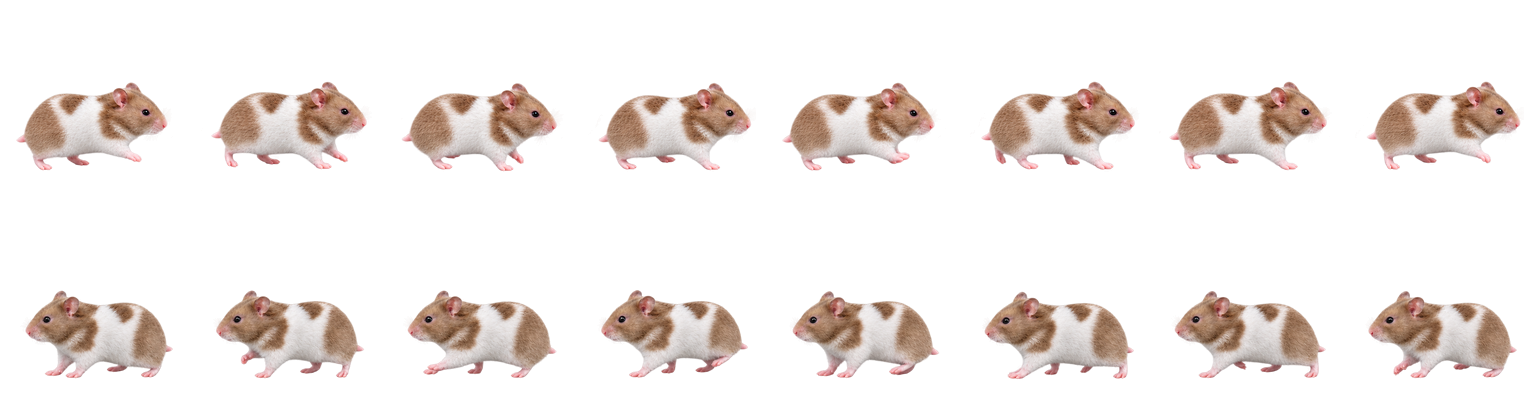
#> input picture pet-art/walk-rollback-20261023/source/previous-walk-rows.png, 1536 x 416 px; its folder holds only this picture in this run
$ python register_sprite_frames.py --input-dir ../pet-art/walk-rollback-20261023/source --output-dir out --baseline 5
#> lines starting #> are read from the running program, lines starting #| are printed output that depends on the picture
#!/usr/bin/env python3
"""Normalize transparent sprite frames to one size and ground baseline.

This utility only scales and repositions already-generated artwork.  It does not
draw or synthesize pixels, which keeps repaired animation rows deterministic.
"""

from __future__ import annotations

import argparse
import json
from pathlib import Path

from PIL import Image


def parse_args() -> argparse.Namespace:
    parser = argparse.ArgumentParser()
    parser.add_argument("--input-dir", type=Path, required=True)
    parser.add_argument("--output-dir", type=Path, required=True)
    parser.add_argument("--baseline", type=int, required=True,
                        help="Inclusive y coordinate for the bottom opaque pixel.")
    parser.add_argument("--max-width", type=int, default=192)
    parser.add_argument("--max-height", type=int, default=208)
    parser.add_argument("--canvas-width", type=int, default=192)
    parser.add_argument("--canvas-height", type=int, default=208)
    parser.add_argument(
        "--scale-y",
        type=float,
        default=1.0,
        help="Optional vertical-only multiplier applied after uniform fit; 1.0 means no change.",
    )
    parser.add_argument(
        "--target-height",
        type=int,
        default=None,
        help=(
            "Optional explicit sprite height after uniform fit, before vertical centering. "
            "Takes precedence over --scale-y. Must be > 0."
        ),
    )
    parser.add_argument("--manifest", type=Path)
    return parser.parse_args()


def main() -> int:
    args = parse_args()
    if not args.input_dir.is_dir():
        raise SystemExit(f"Input directory does not exist: {args.input_dir}")
    if not (0 <= args.baseline < args.canvas_height):
        raise SystemExit("Baseline must be inside the output canvas.")

    sources = sorted(args.input_dir.glob("*.png"))
    if not sources:
        raise SystemExit(f"No PNG frames found in {args.input_dir}")

    args.output_dir.mkdir(parents=True, exist_ok=True)
    records: list[dict[str, object]] = []

    for source in sources:
        with Image.open(source) as opened:
#> opened is the input picture: PIL image 1536x416 RGBA; mean R, G, B, A 39.3, 33.1, 30.3, 50.3
            frame = opened.convert("RGBA")

        alpha_bbox = frame.getchannel("A").getbbox()
#> alpha_bbox = (16, 81, 1524, 380)
        if alpha_bbox is None:
            raise SystemExit(f"Frame is fully transparent: {source}")

        sprite = frame.crop(alpha_bbox)
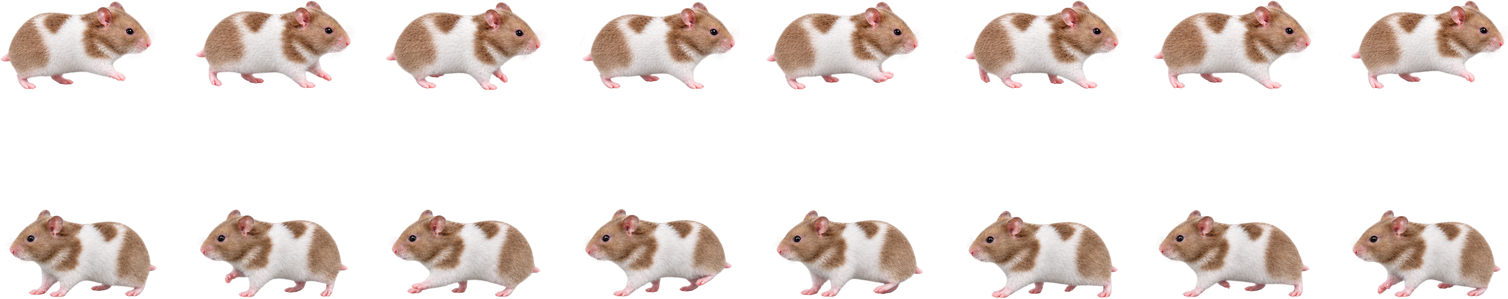
#> sprite: PIL image 1508x299 RGBA; mean R, G, B, A 55.7, 46.9, 42.9, 71.2; transparent parts drawn white
        source_width, source_height = sprite.size
#> source_width = 1508; source_height = 299
        scale = min(
            1.0,
            args.max_width / source_width,
            args.max_height / source_height,
        )
#> scale = 0.127
        target_width = max(1, round(source_width * scale))
#> target_width = 192
        uniform_target_height = max(1, round(source_height * scale))
#> uniform_target_height = 38

        if args.target_height is not None:
            if args.target_height <= 0:
                raise SystemExit(f"target-height must be > 0: {args.target_height}")
            target_height = min(args.target_height, args.max_height)
            scale_y = 1.0 if uniform_target_height == 0 else target_height / uniform_target_height
        else:
            if args.scale_y <= 0:
                raise SystemExit(f"scale-y must be > 0: {args.scale_y}")
            target_height = round(uniform_target_height * args.scale_y)
#> target_height = 38
            if target_height > args.max_height:
                target_height = args.max_height
            target_height = max(1, target_height)
            scale_y = args.scale_y

        if target_height > args.max_height:
            raise SystemExit(f"target-height must not exceed max-height: {source}")

        if (target_width, target_height) != sprite.size:
            sprite = sprite.resize((target_width, target_height), Image.Resampling.LANCZOS)
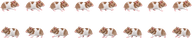
#> sprite: PIL image 192x38 RGBA; mean R, G, B, A 86.9, 70.7, 65.6, 71.7; transparent parts drawn white

        left = (args.canvas_width - target_width) // 2
#> left = 0
        top = args.baseline - target_height + 1
#> top = -32
        if left < 0 or top < 0 or left + target_width > args.canvas_width:
#> (the run stopped early here; a loop or call above may not have finished)
